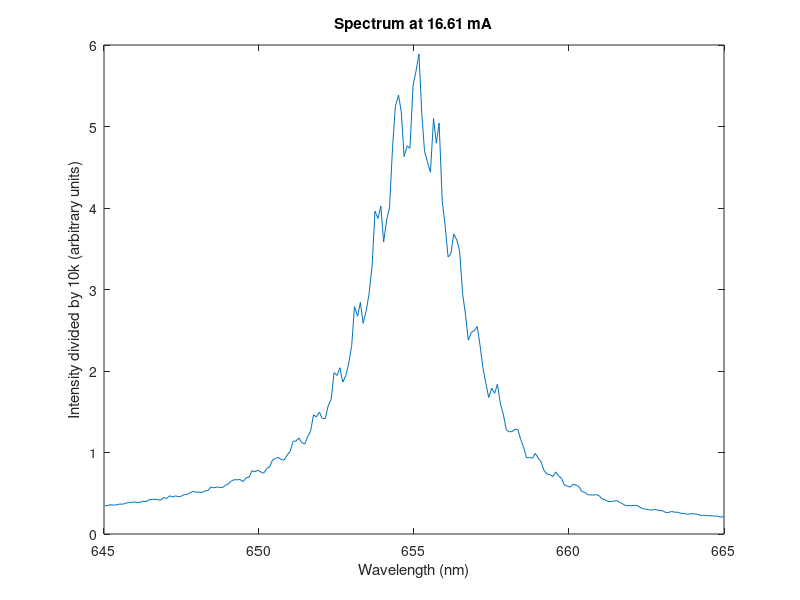
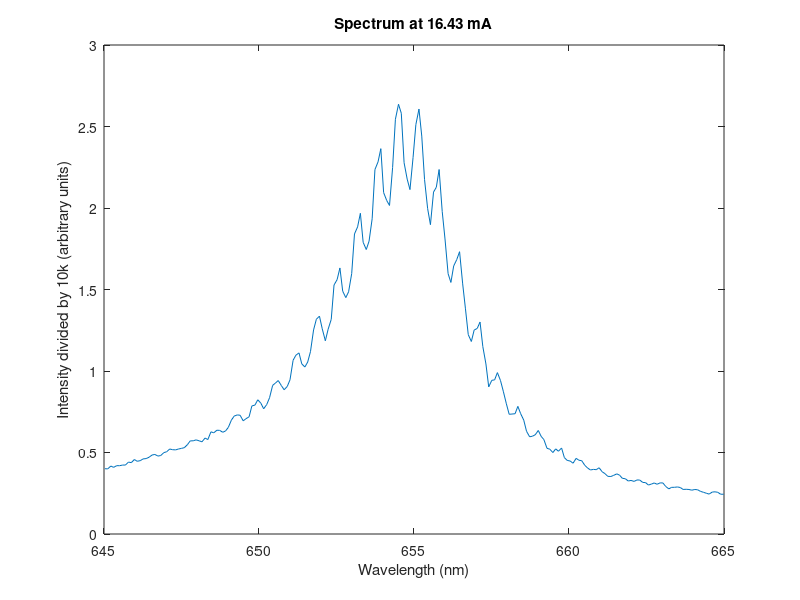
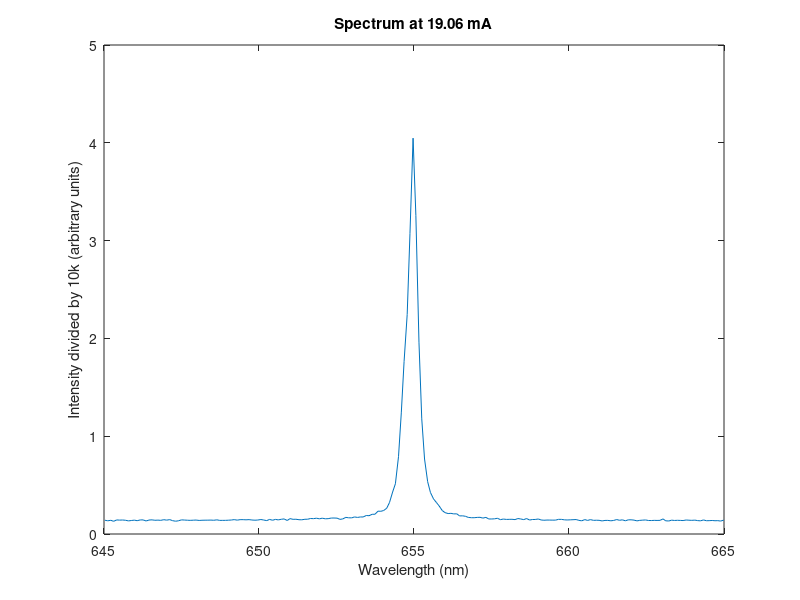
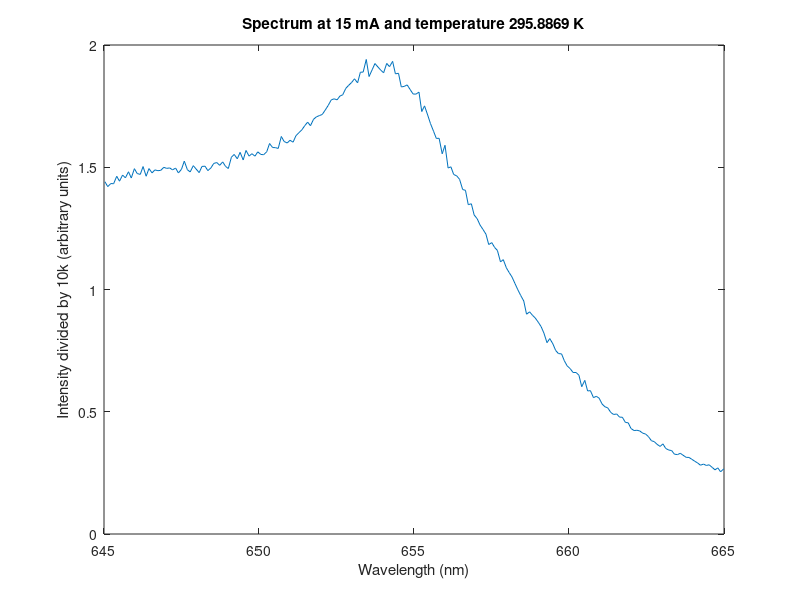

Source code (MATLAB) for these figures, in order:
% This script reproduces figures for above and below threshold spectrum
% measurements, as well as temperature-current variations

data = csvread('Lab6AxHanwen-BelThresh.csv',19,0);
% First column corresponds to wavelength (x-axis); second column to
% intensity

desired_range = data(:,1) < 665 & data (:,1) > 645;

figure(1)
plot(data(desired_range,1),(1/10000)*data(desired_range,2))
xlabel('Wavelength (nm)')
ylabel('Intensity divided by 10k (arbitrary units)')
title('Spectrum at 16.61 mA')
hold off

saveas(gcf,'BelThresh1.png')

data = csvread('Lab6AxHanwen-BelThresh2.csv',19,0);
% First column corresponds to wavelength (x-axis); second column to
% intensity

desired_range = data(:,1) < 665 & data (:,1) > 645;

figure(2)
plot(data(desired_range,1),(1/10000)*data(desired_range,2))
xlabel('Wavelength (nm)')
ylabel('Intensity divided by 10k (arbitrary units)')
title('Spectrum at 16.43 mA')
hold off

saveas(gcf,'BelThresh2.png')

% This script reproduces figures for above and below threshold spectrum
% measurements

data = csvread('Lab6AxHanwen-AboThresh.csv',19,0);
% First column corresponds to wavelength (x-axis); second column to
% intensity

desired_range = data(:,1) < 665 & data (:,1) > 645;

figure(3)
plot(data(desired_range,1),(1/10000)*data(desired_range,2))
xlabel('Wavelength (nm)')
ylabel('Intensity divided by 10k (arbitrary units)')
title('Spectrum at 19.06 mA')
hold off

saveas(gcf,'AboThresh.png')

%% TEMPERATURE-CURRENT Variations

data = csvread('Lab6AxHanwen-15mAT10p643.csv',19,0);
% First column corresponds to wavelength (x-axis); second column to
% intensity

temperature = 3977/(log(11/10) + (3977/298));

desired_range = data(:,1) < 665 & data (:,1) > 645;

figure(4)
plot(data(desired_range,1),(1/10000)*data(desired_range,2))
xlabel('Wavelength (nm)')
ylabel('Intensity divided by 10k (arbitrary units)')
title(['Spectrum at 15 mA and temperature ' num2str(temperature) ' K'])
hold off

%saveas(gcf,'15mAT10p643.png')


% data = csvread('Lab6AxHanwen-16p04mAT10p643.csv',19,0);
% 
% temperature = 3977/(log(10.643/10) + (3977/298));
% 
% desired_range = data(:,1) < 665 & data (:,1) > 645;
% 
% figure(5)
% plot(data(desired_range,1),(1/10000)*data(desired_range,2))
% xlabel('Wavelength (nm)')
% ylabel('Intensity divided by 10k (arbitrary units)')
% title(['Spectrum at 16.04 mA and temperature ' num2str(temperature) ' K'])
% hold off
% 
% saveas(gcf,'16p04mAT10p643.png')
% 
% 
% data = csvread('Lab6AxHanwen-17mAT9p214.csv',19,0);
% 
% temperature = 3977/(log(9.214/10) + (3977/298));
% 
% desired_range = data(:,1) < 665 & data (:,1) > 645;
% 
% figure(6)
% plot(data(desired_range,1),(1/10000)*data(desired_range,2))
% xlabel('Wavelength (nm)')
% ylabel('Intensity divided by 10k (arbitrary units)')
% title(['Spectrum at 17 mA and temperature ' num2str(temperature) ' K'])
% hold off
% 
% saveas(gcf,'17mAT9p214.png')
% 
% 
% 
% 
% data = csvread('Lab6AxHanwen-18mAT9p214.csv',19,0);
% 
% temperature = 3977/(log(9.214/10) + (3977/298));
% 
% desired_range = data(:,1) < 665 & data (:,1) > 645;
% 
% figure(7)
% plot(data(desired_range,1),(1/10000)*data(desired_range,2))
% xlabel('Wavelength (nm)')
% ylabel('Intensity divided by 10k (arbitrary units)')
% title(['Spectrum at 18 mA and temperature ' num2str(temperature) ' K'])
% hold off
% 
% saveas(gcf,'18mAT9p214.png')
% 
% 
% data = csvread('Lab6AxHanwen-18mAT10p643.csv',19,0);
% 
% temperature = 3977/(log(10.643/10) + (3977/298));
% 
% desired_range = data(:,1) < 665 & data (:,1) > 645;
% 
% figure(8)
% plot(data(desired_range,1),(1/10000)*data(desired_range,2))
% xlabel('Wavelength (nm)')
% ylabel('Intensity divided by 10k (arbitrary units)')
% title(['Spectrum at 18 mA and temperature ' num2str(temperature) ' K'])
% hold off
% 
% saveas(gcf,'18mAT10p643.png')
% 
